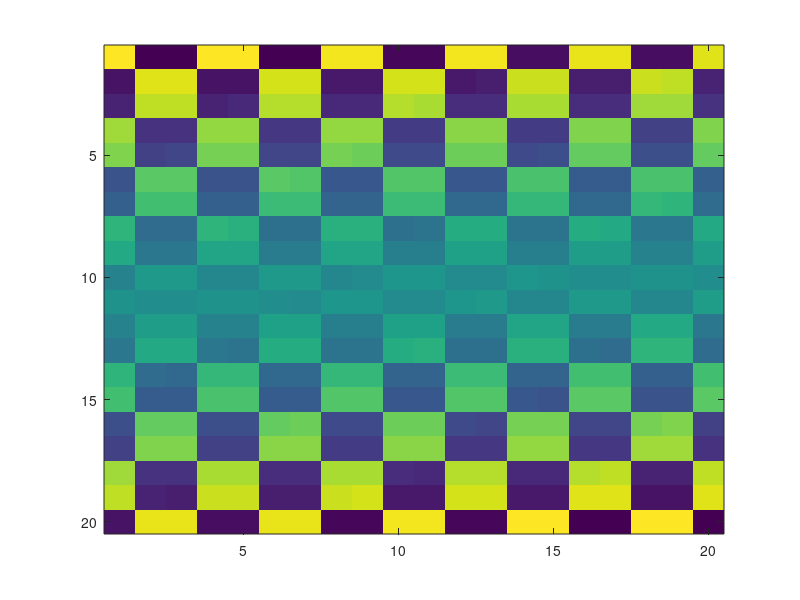

Recreate this plot in MATLAB. (Note: this script raises an error after producing the figure.)
%% Publishing reports

%% Why?
%
% Publishing reports of your data analysis is a great way to save code and
% results.
%
% If you're doing a paper, you can save a record of what you did in the
% report, and what the results were.
%
% You can save figures in your report, and stats and tables too ...
% And even interpretation of your results
%
% This is a great record, and if done right, will allow you to *reproduce*
% your analysis, and make changes if needed and *re-run* efficiently.
%
% If you do it right, you can write your paper right from your report, and
% then *archive* the report (with more details and discussion) for later.

%% How?
%
% Create a Matlab script that runs your analysis, and format it with
% Matlab *markup*.
%
% The markup tells it how to create sections, headers, text, and code
% blocks. This file serves as a basic example.
%
% Then, *publish* your code by:
% * Clicking on the _Publish_ tab at the top of the Editor, then "Publish" arrow
% * Running publish('yourscriptname.m')
%
% This creates a file with your report.
% Type |help publish| to get options for what type of report to create.
%
% We'll use .html reports. An advantage is that you can scroll through them
% quickly to see results, click on sections, and view them in any web
% browser.

%% More tips
%
% To submit/save a report, make a zip file of all the files in your html
% output directory, and save/submit the zip
%
% To add figures produced within Matlab, just have the code generate those
% figures. To save the current figure windows to the report when you
% publish, add |drawnow, snapnow| to your code. Like this:

a = magic(20);
figure; imagesc(a);
drawnow, snapnow

%%
% To add an external figure, put a .png file of your figure in your HTML output
% directory, and refer to it using |<< figname.png >>| in your script.
%
% More help on markup is on the web. e.g.,
% <https://www.mathworks.com/help/matlab/matlab_prog/marking-up-matlab-comments-for-publishing.html>
%
% All the m-files (original code) for walkthroughs on <canlab.github.io> are in this repository:
% <https://github.com/canlab/CANlab_help_examples>
% 
% You can examine or modify any of those and re-publish them to HTML yourself.
%
% Below is some code that sets a useful set of options for HTML and
% publishes this demo script. 

%% Run this code to publish this file to HTML on your computer
%
%   pubdir = fullfile(fileparts(which('canlab_help_publish')), 'canlab_help_2d_publish_a_report');  % Set the output directory
% 
%   pubfilename = 'canlab_help_2d_publish_a_report'; % The script you want to publish
% 
%   p = struct('useNewFigure', false, 'maxHeight', 800, 'maxWidth', 800, ...
%     'format', 'html', 'outputDir', pubdir, ...
%     'showCode', true, 'stylesheet', which('mxdom2simplehtml_CANlab.xsl'));
% 
%   htmlfile = publish(pubfilename, p);
% 
%   % Open the published file in the web browser
%   web(htmlfile)
% 

%% Explore on your own
%
% 1. Try modifying the text of this file in various ways and re-publishing
% it. 
%
% 2. Try adding an external picture, a code block, and some other markup
%
% 3. Try producing a plot within Matlab. 
%
% 4. Try opening one of the walkthroughs on
%    <https://github.com/canlab/CANlab_help_examples>
%    and re-oublish it to an HTML file on your computer.




